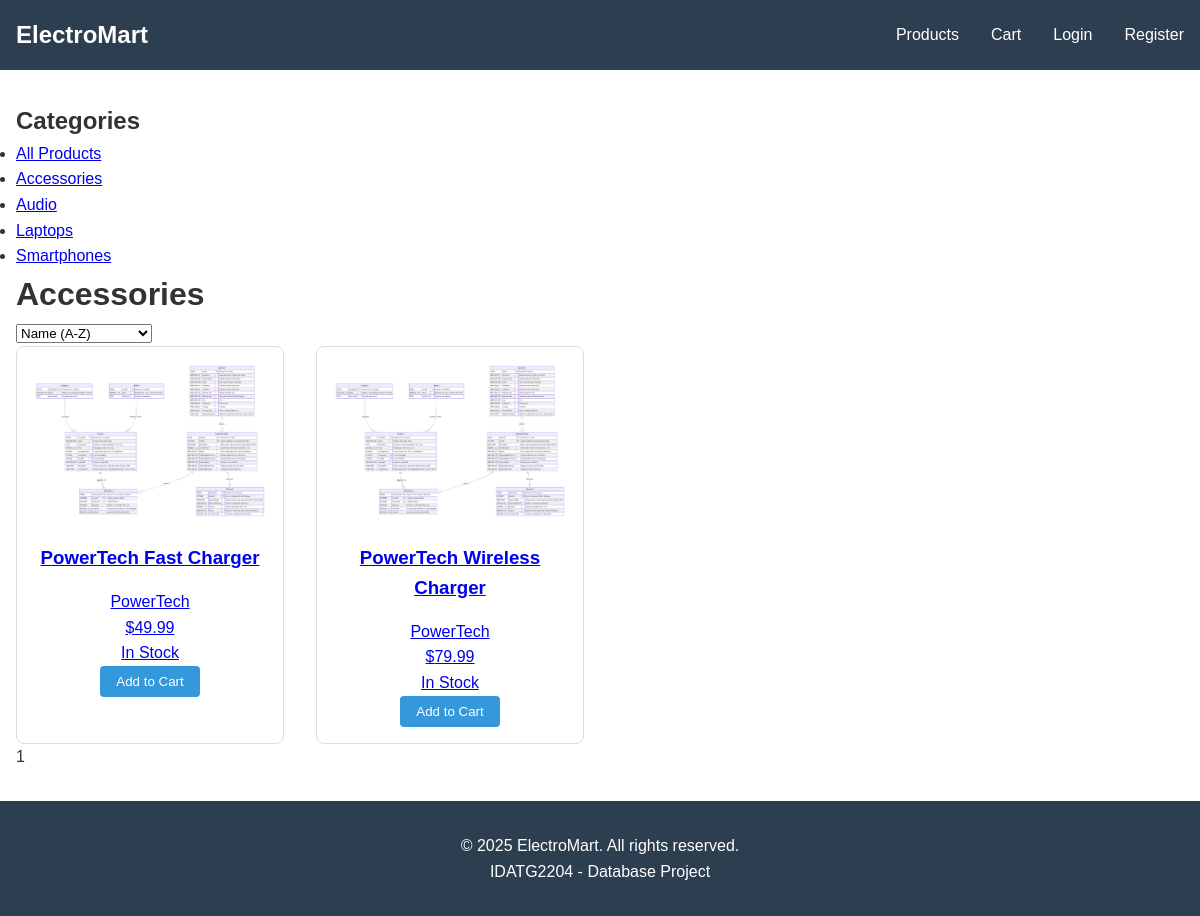
Screenshot of /products?category_id=3 with the database file from the repository.
### app/models.py (models this page shows)
class Category(db.Model):
    __tablename__ = 'categories'
    CategoryID = db.Column(db.Integer, primary_key=True)
    Name = db.Column(db.String(100), nullable=False, unique=True)
    Description = db.Column(db.Text)
    products = db.relationship('Product', backref='category', lazy=True)

class Product(db.Model):
    __tablename__ = 'products'
    ProductID = db.Column(db.Integer, primary_key=True)
    Name = db.Column(db.String(255), nullable=False)
    Description = db.Column(db.Text, nullable=False)
    Price = db.Column(db.Numeric(10, 2), nullable=False)
    StockQuantity = db.Column(db.Integer, nullable=False, default=0)
    CategoryID = db.Column(db.Integer, db.ForeignKey('categories.CategoryID'), nullable=False)
    BrandID = db.Column(db.Integer, db.ForeignKey('brands.BrandID'), nullable=False)
    ImageURL = db.Column(db.String(255))
    DateAdded = db.Column(db.DateTime(timezone=True), default=datetime.utcnow)
    LastUpdated = db.Column(db.DateTime(timezone=True), default=datetime.utcnow, onupdate=datetime.utcnow)
    order_items = db.relationship('OrderItem', backref='product', lazy=True)

class Brand(db.Model):
    __tablename__ = 'brands'
    BrandID = db.Column(db.Integer, primary_key=True)
    Name = db.Column(db.String(100), nullable=False, unique=True)
    Description = db.Column(db.Text)
    products = db.relationship('Product', backref='brand', lazy=True)

### app/routes.py (the view)
@bp.route('/products')
def products():
    page = request.args.get('page', 1, type=int)
    category_id = request.args.get('category_id', type=int)
    sort = request.args.get('sort', 'name_asc')
    query = Product.query
    current_category_name = "All Products"
    if category_id:
        category = Category.query.get_or_404(category_id)
        query = query.filter(Product.CategoryID == category_id)
        current_category_name = category.Name
    if sort == 'name_desc':
        query = query.order_by(Product.Name.desc())
    elif sort == 'price_asc':
        query = query.order_by(Product.Price.asc())
    elif sort == 'price_desc':
        query = query.order_by(Product.Price.desc())
    elif sort == 'newest':
        query = query.order_by(Product.DateAdded.desc())
    else:  # name_asc
        query = query.order_by(Product.Name.asc())
    try:
        products_pagination = query.paginate(page=page, per_page=12, error_out=False)
        products_on_page = products_pagination.items
    except Exception as e:
        flash('Could not load products at the moment.', 'warning')
        products_pagination = None
        products_on_page = []
    categories = Category.query.order_by(Category.Name.asc()).all()
    return render_template('products.html',
                           title='Products',
                           products=products_on_page,
                           pagination=products_pagination,
                           categories=categories,
                           current_category_name=current_category_name,
                           selected_category_id=category_id)

### app/templates/products.html (shortened to what this page needs)
{% extends "base.html" %}
{% block content %}
<div class="products-container">
    <div class="sidebar">
        <h2>Categories</h2>
        <ul class="category-list">
            <li {% if not selected_category_id %}class="active"{% endif %}>
                <a href="{{ url_for('main_routes.products') }}">All Products</a>
            </li>
            {% for category in categories %}
                <li {% if selected_category_id == category.CategoryID %}class="active"{% endif %}>
                    <a href="{{ url_for('main_routes.products', category_id=category.CategoryID) }}">
                        {{ category.Name }}
                    </a>
                </li>
            {% endfor %}
        </ul>
    </div>
    <div class="main-content">
        <div class="products-header">
            <h1>{{ current_category_name }}</h1>
            <div class="sort-filter">
                <select name="sort" id="sort-select" onchange="updateSort(this.value)">
                    <option value="name_asc">Name (A-Z)</option>
                </select>
            </div>
        </div>
        {% if products %}
            <div class="product-grid">
                {% for product in products %}
                    <div class="product-card">
                        <a href="{{ url_for('main_routes.product_detail', product_id=product.ProductID) }}" class="product-link">
                            <div class="product-image">
                                {% if product.ImageURL %}
                                    <img src="{{ product.ImageURL }}" alt="{{ product.Name }}">
                                {% else %}
                                    <img src="{{ url_for('static', filename='images/placeholder.png') }}" alt="No image available">
                                {% endif %}
                            </div>
                            <div class="product-info">
                                <h3>{{ product.Name }}</h3>
                                <p class="product-brand">{{ product.brand.Name }}</p>
                                <p class="product-price">${{ "%.2f"|format(product.Price) }}</p>
                                {% if product.StockQuantity > 0 %}
                                    <p class="stock in-stock">In Stock</p>
                                {% else %}
                                    <p class="stock out-of-stock">Out of Stock</p>
                                {% endif %}
                            </div>
                        </a>
                        {% if product.StockQuantity > 0 %}
                            <form action="{{ url_for('main_routes.add_to_cart', product_id=product.ProductID) }}" method="POST" class="add-to-cart-form">
                                <button type="submit" class="btn btn-primary">Add to Cart</button>
                            </form>
                        {% else %}
                            <button class="btn btn-disabled" disabled>Out of Stock</button>
                        {% endif %}
                    </div>
                {% endfor %}
            </div>
            {% if pagination %}
                <div class="pagination">
                    {% for page_num in pagination.iter_pages(left_edge=2, left_current=2, right_current=3, right_edge=2) %}
                        {% if page_num %}
                            {% if page_num == pagination.page %}
                                <span class="current-page">{{ page_num }}</span>
                            {% else %}
                                <a href="{{ url_for('main_routes.products', page=page_num, category_id=selected_category_id) }}" class="page-num">{{ page_num }}</a>
                            {% endif %}
                        {% else %}
                            <span class="ellipsis">…</span>
                        {% endif %}
                    {% endfor %}
                </div>
            {% endif %}
        {% else %}
            <div class="no-products">
                <p>No products found in this category.</p>
            </div>
        {% endif %}
    </div>
</div>
{% endblock %}

### app/static/css/style.css (style rules this page uses)
* { margin: 0; padding: 0; box-sizing: border-box; }
body { font-family: Arial, sans-serif; line-height: 1.6; color: #333; }
.product-grid { display: grid; grid-template-columns: repeat(auto-fill, minmax(250px, 1fr)); gap: 2rem; }
.product-card { border: 1px solid #ddd; border-radius: 8px; padding: 1rem; text-align: center; }
.product-card img { max-width: 100%; height: auto; }
.product-card h3 { margin: 1rem 0; }
.btn { display: inline-block; padding: 0.5rem 1rem; border: none; border-radius: 4px; cursor: pointer; text-decoration: none; }
.btn-primary { background-color: #3498db; color: white; }

### rows the page displays
Category: Name "Accessories"
Category: Name "Audio"
Category: Name "Laptops"
Category: Name "Smartphones"
Product: Name "PowerTech Fast Charger", brand.Name "PowerTech", Price "49.99", StockQuantity "In Stock"
Product: Name "PowerTech Wireless Charger", brand.Name "PowerTech", Price "79.99", StockQuantity "In Stock"

### other values shown
{{ page_num }} "1"
